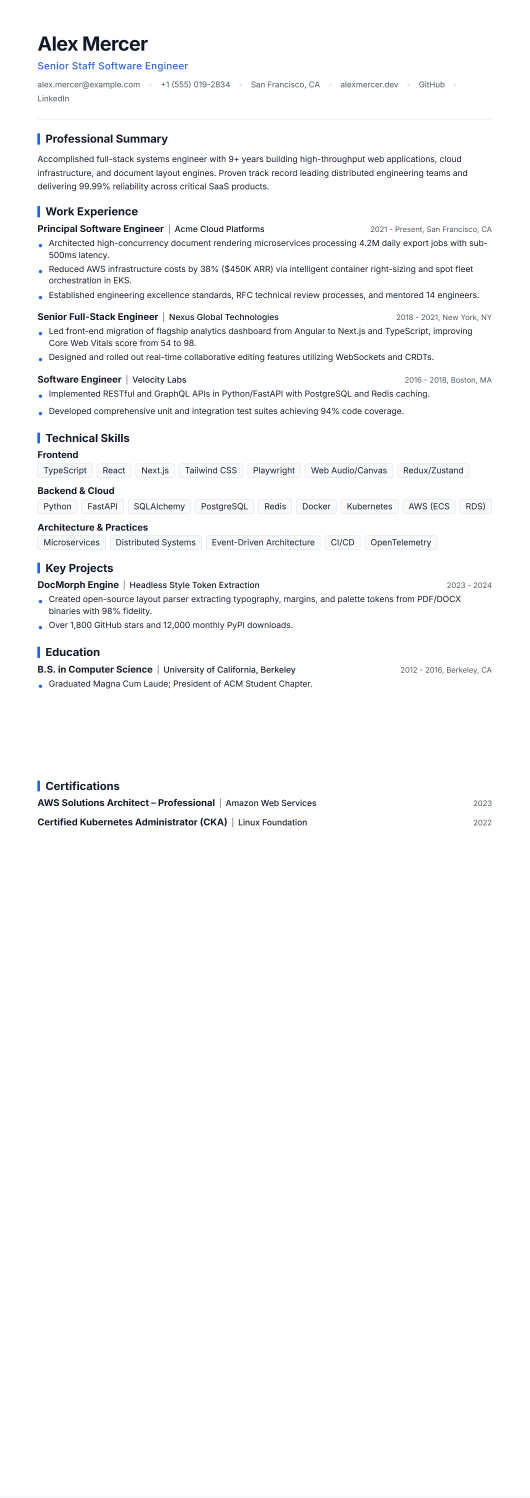
#> input picture tests/baselines/presets/classic-single-column.png, 1588 x 4492 px, found by its file name (shown at 1/3 size); its folder holds 4 pictures in this run
$ python generate_cached_thumbnails.py
#> lines starting #> are read from the running program, lines starting #| are printed output that depends on the picture
"""Generate pre-rendered, optimized template thumbnails for fast gallery loading."""

from pathlib import Path
from PIL import Image

BASE_DIR = Path(__file__).resolve().parent.parent
POST_DIR = BASE_DIR / "tests" / "post_migration" / "presets"
THUMBNAIL_DIR = BASE_DIR / "frontend" / "public" / "templates" / "thumbnails"
THUMBNAIL_DIR.mkdir(parents=True, exist_ok=True)

PRESETS = [
    "classic-single-column",
    "modern-sidebar-left",
    "executive-sidebar-right",
    "header-banner",
    "compact-dense",
    "creative-accent",
    "minimal-editorial",
    "academic-cv",
]


def generate_all():
    print("Generating pre-rendered thumbnails...")
    for preset_id in PRESETS:
        src = POST_DIR / f"{preset_id}.png"
        dst = THUMBNAIL_DIR / f"{preset_id}.png"
        dst_webp = THUMBNAIL_DIR / f"{preset_id}.webp"

        if not src.exists():
            print(f"Skipping {src} (not found)")
            continue

        with Image.open(src) as img:
            # Target gallery thumbnail size: width 350, maintaining A4 aspect ratio (1:1.414) -> 350x495
#> img is the input picture: PIL image 1588x4492 RGB; mean R, G, B 249.1, 249.4, 249.9
            img_rgb = img.convert("RGB")
            thumb = img_rgb.resize((350, 495), Image.Resampling.LANCZOS)
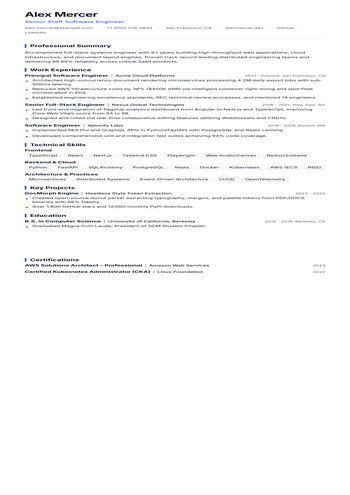
#> thumb: PIL image 350x495 RGB; mean R, G, B 248.7, 249, 249.5
            thumb.save(dst, format="PNG", optimize=True)
            thumb.save(dst_webp, format="WEBP", quality=85)
            print(f"Generated: {dst} ({dst.stat().st_size} bytes), {dst_webp} ({dst_webp.stat().st_size} bytes)")


if __name__ == "__main__":
    generate_all()
